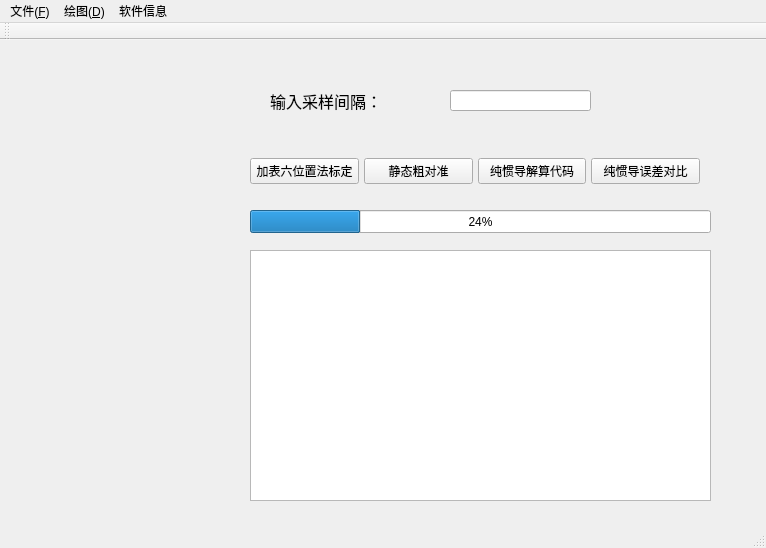
<?xml version="1.0" encoding="UTF-8"?>
<ui version="4.0">
 <class>MainWindow</class>
 <widget class="QMainWindow" name="MainWindow">
  <property name="geometry">
   <rect>
    <x>0</x>
    <y>0</y>
    <width>766</width>
    <height>548</height>
   </rect>
  </property>
  <property name="windowTitle">
   <string>MainWindow</string>
  </property>
  <widget class="QWidget" name="centralWidget">
   <widget class="QTextBrowser" name="textBrowser">
    <property name="geometry">
     <rect>
      <x>250</x>
      <y>210</y>
      <width>461</width>
      <height>251</height>
     </rect>
    </property>
   </widget>
   <widget class="QLabel" name="showimage">
    <property name="geometry">
     <rect>
      <x>10</x>
      <y>10</y>
      <width>201</width>
      <height>471</height>
     </rect>
    </property>
    <property name="text">
     <string/>
    </property>
    <property name="pixmap">
     <pixmap resource="_resource.qrc">:/lingmeng.jpg</pixmap>
    </property>
    <property name="scaledContents">
     <bool>true</bool>
    </property>
   </widget>
   <widget class="QLabel" name="label">
    <property name="geometry">
     <rect>
      <x>270</x>
      <y>40</y>
      <width>161</width>
      <height>41</height>
     </rect>
    </property>
    <property name="font">
     <font>
      <family>黑体</family>
      <pointsize>12</pointsize>
     </font>
    </property>
    <property name="text">
     <string>输入采样间隔：</string>
    </property>
   </widget>
   <widget class="QLineEdit" name="lineEdit">
    <property name="geometry">
     <rect>
      <x>450</x>
      <y>50</y>
      <width>141</width>
      <height>21</height>
     </rect>
    </property>
   </widget>
   <widget class="QWidget" name="layoutWidget">
    <property name="geometry">
     <rect>
      <x>250</x>
      <y>90</y>
      <width>461</width>
      <height>71</height>
     </rect>
    </property>
    <layout class="QHBoxLayout" name="horizontalLayout_2" stretch="0,0,0,0">
     <property name="spacing">
      <number>5</number>
     </property>
     <property name="sizeConstraint">
      <enum>QLayout::SetDefaultConstraint</enum>
     </property>
     <property name="leftMargin">
      <number>0</number>
     </property>
     <property name="bottomMargin">
      <number>0</number>
     </property>
     <item>
      <widget class="QPushButton" name="Calibration_Button">
       <property name="minimumSize">
        <size>
         <width>0</width>
         <height>0</height>
        </size>
       </property>
       <property name="sizeIncrement">
        <size>
         <width>0</width>
         <height>2</height>
        </size>
       </property>
       <property name="baseSize">
        <size>
         <width>0</width>
         <height>2</height>
        </size>
       </property>
       <property name="text">
        <string>加表六位置法标定</string>
       </property>
      </widget>
     </item>
     <item>
      <widget class="QPushButton" name="Coarse_Button">
       <property name="minimumSize">
        <size>
         <width>0</width>
         <height>0</height>
        </size>
       </property>
       <property name="sizeIncrement">
        <size>
         <width>0</width>
         <height>2</height>
        </size>
       </property>
       <property name="baseSize">
        <size>
         <width>0</width>
         <height>2</height>
        </size>
       </property>
       <property name="text">
        <string>静态粗对准</string>
       </property>
      </widget>
     </item>
     <item>
      <widget class="QPushButton" name="Caculate_Button">
       <property name="minimumSize">
        <size>
         <width>0</width>
         <height>0</height>
        </size>
       </property>
       <property name="sizeIncrement">
        <size>
         <width>0</width>
         <height>2</height>
        </size>
       </property>
       <property name="baseSize">
        <size>
         <width>0</width>
         <height>2</height>
        </size>
       </property>
       <property name="text">
        <string>纯惯导解算代码</string>
       </property>
      </widget>
     </item>
     <item>
      <widget class="QPushButton" name="Compare_Button">
       <property name="text">
        <string>纯惯导误差对比</string>
       </property>
      </widget>
     </item>
    </layout>
   </widget>
   <widget class="QProgressBar" name="progressBar">
    <property name="geometry">
     <rect>
      <x>250</x>
      <y>170</y>
      <width>461</width>
      <height>23</height>
     </rect>
    </property>
    <property name="value">
     <number>24</number>
    </property>
   </widget>
  </widget>
  <widget class="QMenuBar" name="menuBar">
   <property name="geometry">
    <rect>
     <x>0</x>
     <y>0</y>
     <width>766</width>
     <height>21</height>
    </rect>
   </property>
   <widget class="QMenu" name="menu_F">
    <property name="title">
     <string>文件(&amp;F)</string>
    </property>
    <addaction name="Daoru_ASSIC"/>
    <addaction name="Daoru_BIN"/>
    <addaction name="separator"/>
    <addaction name="baocun"/>
    <addaction name="separator"/>
    <addaction name="guanbi"/>
   </widget>
   <widget class="QMenu" name="menu_D">
    <property name="title">
     <string>绘图(&amp;D)</string>
    </property>
    <addaction name="Draw_jiasudu"/>
    <addaction name="Draw_tuoluoyi"/>
   </widget>
   <widget class="QMenu" name="menu">
    <property name="title">
     <string>软件信息</string>
    </property>
    <addaction name="xinxi"/>
   </widget>
   <addaction name="menu_F"/>
   <addaction name="menu_D"/>
   <addaction name="menu"/>
  </widget>
  <widget class="QToolBar" name="mainToolBar">
   <attribute name="toolBarArea">
    <enum>TopToolBarArea</enum>
   </attribute>
   <attribute name="toolBarBreak">
    <bool>false</bool>
   </attribute>
  </widget>
  <widget class="QStatusBar" name="statusBar"/>
  <action name="Daoru_ASSIC">
   <property name="text">
    <string>读取ASSIC格式数据</string>
   </property>
  </action>
  <action name="Daoru_BIN">
   <property name="text">
    <string>读取BIN格式数据</string>
   </property>
  </action>
  <action name="baocun">
   <property name="text">
    <string>保存数据</string>
   </property>
  </action>
  <action name="Draw_jiasudu">
   <property name="text">
    <string>绘制标定结果</string>
   </property>
  </action>
  <action name="Draw_tuoluoyi">
   <property name="text">
    <string>绘制原始数据</string>
   </property>
  </action>
  <action name="guanbi">
   <property name="text">
    <string>关闭软件</string>
   </property>
  </action>
  <action name="xinxi">
   <property name="text">
    <string>软件信息</string>
   </property>
  </action>
 </widget>
 <layoutdefault spacing="6" margin="11"/>
 <resources>
  <include location="_resource.qrc"/>
 </resources>
 <connections/>
</ui>
